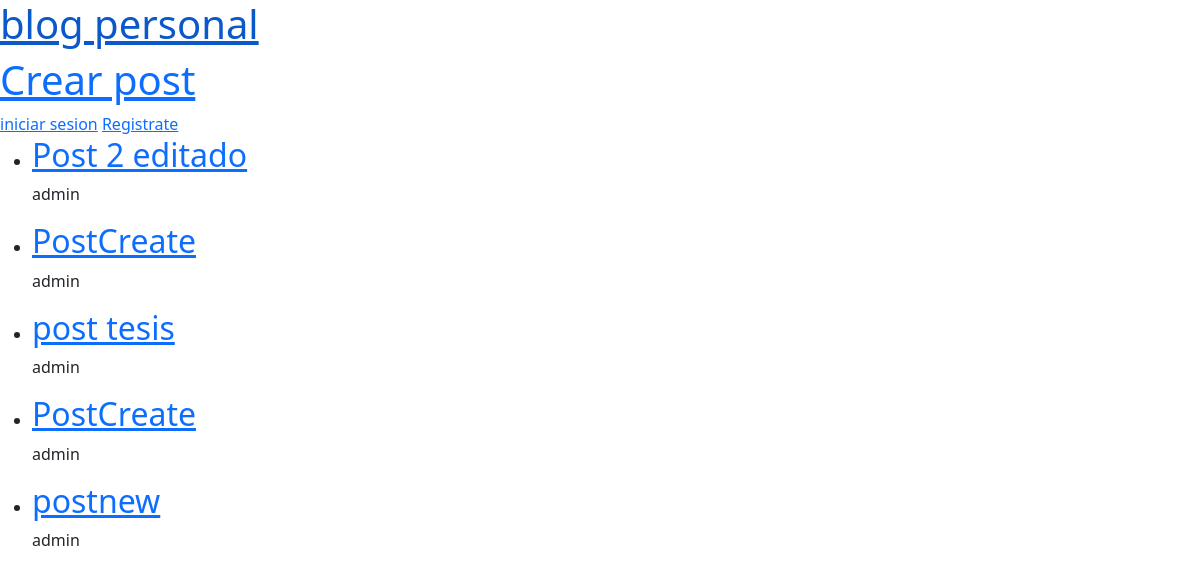
Before: / with the older database file.
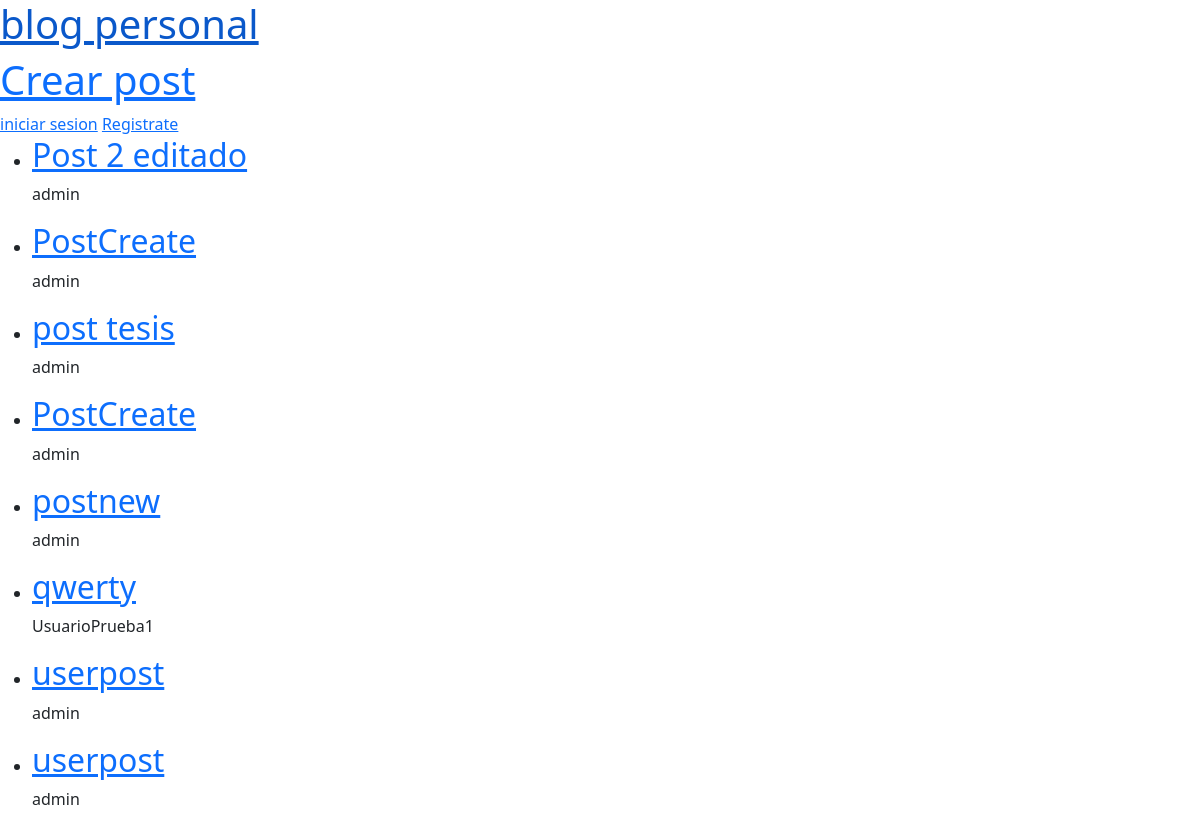
After: the same page with the newer database file.
### blogs/models.py (models this page shows, shortened)
class Post(models.Model):
    title = models.CharField(max_length=200)
    body = models.TextField()
    created_at = models.DateTimeField(auto_now_add=True)
    updated_at = models.DateTimeField(auto_now=True)
    author = models.ForeignKey("auth.User", on_delete=models.CASCADE)

### blogs/views.py (the view)
# urls.py: path("", PostListView.as_view(), name="post_list"),
class PostListView(ListView):
    model = Post
    template_name = "post_list.html"

### templates/post_list.html
{% extends '_base.html' %}
{% block content %}
    {% for publication in post_list %}
        <ul>
            <li>
                <a href="{% url 'post-detail' publication.id %}"><h2>{{ publication.title }}</h2></a>
                <p>{{ publication.author }}</p>
            </li>
        </ul>
    {% endfor %}
{% endblock content %}

### templates/_base.html (shortened to what this page needs)
{% load static %}
<!DOCTYPE html>
<html lang="en">
<head>
    <link rel="stylesheet" href="{% static 'base.css' %}">
    <link href="https://cdn.jsdelivr.net/npm/bootstrap@5.3.8/dist/css/bootstrap.min.css" rel="stylesheet">
</head>
<body>
    <a href="{% url 'post_list' %}"><h1>blog personal</h1></a>
    <a href="{% url 'post-new' %}"><h1>Crear post</h1></a>
    <a href="{% url 'login' %}">iniciar sesion</a>
    <a href="{% url 'signup' %}">Registrate</a>
    {% block content %}
    {% endblock content %}
</body>
</html>

### static/base.css (style rules this page uses)
h1 { color: green; }

Changed rows visible on the page:
added Post: title "qwerty", author "UsuarioPrueba1"
added Post: title "userpost", author "admin"
added Post: title "userpost", author "admin"
